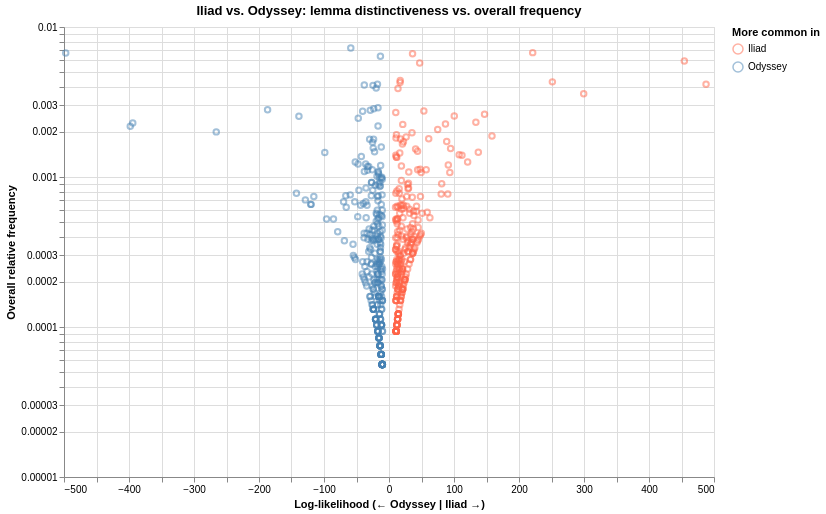

This figure's notebook cell:
### Code cell
alt.Chart(work_plot_df).mark_point(opacity=0.5, size=30).encode(
    x=alt.X("log_likelihood:Q", title="Log-likelihood (← Odyssey | Iliad →)"),
    y=alt.Y(
        "relative_frequency:Q",
        title="Overall relative frequency",
        scale=alt.Scale(type="log"),
    ),
    color=alt.Color(
        "work:N",
        scale=alt.Scale(domain=["Iliad", "Odyssey"], range=["tomato", "steelblue"]),
        legend=alt.Legend(title="More common in"),
    ),
    tooltip=["lemma:N", "log_likelihood:Q", "relative_frequency:Q"],
).properties(
    title="Iliad vs. Odyssey: lemma distinctiveness vs. overall frequency",
    width=650,
    height=450,
)

### Figure 1 — Vega-Lite specification as saved in the notebook (floating-point values rounded to 4 significant figures; data arrays with more than 128 entries replaced by an {"elided": "..."} marker saying what was removed)
{"config": {"view": {"continuousWidth": 300, "continuousHeight": 300}}, "data": {"name": "data-21f5cd7abaf57491e790b74ca2a74d4c"}, "mark": {"type": "point", "opacity": 0.5, "size": 30}, "encoding": {"color": {"field": "work", "legend": {"title": "More common in"}, "scale": {"domain": ["Iliad", "Odyssey"], "range": ["tomato", "steelblue"]}, "type": "nominal"}, "tooltip": [{"field": "lemma", "type": "nominal"}, {"field": "log_likelihood", "type": "quantitative"}, {"field": "relative_frequency", "type": "quantitative"}], "x": {"field": "log_likelihood", "title": "Log-likelihood (← Odyssey | Iliad →)", "type": "quantitative"}, "y": {"field": "relative_frequency", "scale": {"type": "log"}, "title": "Overall relative frequency", "type": "quantitative"}}, "height": 450, "title": "Iliad vs. Odyssey: lemma distinctiveness vs. overall frequency", "width": 650, "$schema": "https://vega.github.io/schema/vega-lite/v6.4.1.json", "datasets": {"data-21f5cd7abaf57491e790b74ca2a74d4c": {"elided": "553 records"}}}
